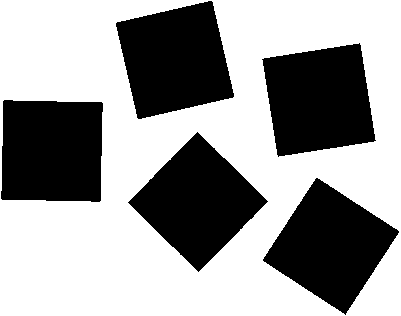
#> input picture binary.png, 401 x 316 px
$ python main.py
#> lines starting #> are read from the running program, lines starting #| are printed output that depends on the picture; after the words box and inside, x2 and y2 are one past the last pixel; in counts of white or black regions, pixels touching at a corner belong together
import random

import cv2
import numpy as np
from scipy import signal


def main():
    image = cv2.imread('binary.png')
#> image is the input picture: shape (316, 401, 3); 61.2% white; 5 black regions, box (x1, y1, x2, y2) and area: (1, 100, 103, 202) 9856, (128, 132, 268, 272) 9843, (262, 43, 376, 157) 9833, (116, 1, 234, 119) 9832, (263, 178, 399, 315) 9824
    binary = cv2.cvtColor(image, cv2.COLOR_BGR2GRAY)
    # cv2.imshow("1", binary)
    noise = add_noise(binary, 0.1)
    # [7 lines of commented-out code are left out]
    hor_contour = oriented_contour(binary)
    # ver_contour = oriented_contour(binary)
    # print(np.linalg.norm(inner_contour - inner_contour))
    cv2.imshow("1", noise)
    # cv2.imshow("2", outter_contour)
    cv2.imshow("3", hor_contour)
    # cv2.imshow("4", ver_contour)
    cv2.waitKey(0)


def reverse_decision(probability):
    return random.random() < probability


def add_noise(image, prob):
#> called with prob = 0.1
    normalized_image = image / 255
    new_image = np.zeros(image.shape, dtype=np.uint8)
    for i in range(image.shape[0]):
        for j in range(image.shape[1]):
            new_image[i][j] = (normalized_image[i][j] + 1) % 2 if reverse_decision(prob) else normalized_image[i][j]
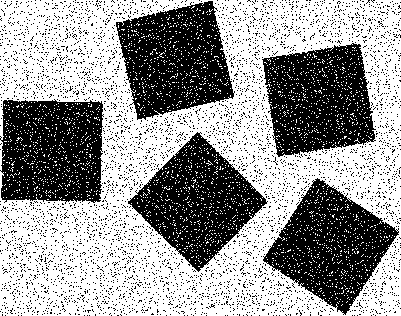
#> new_image: shape (316, 401); values 0 (black) and 1 (white), 58.9% white; 4807 black regions (4802 under 20 px), largest, box (x1, y1, x2, y2) and area: (0, 99, 104, 204) 8936, (116, 1, 235, 120) 8929, (263, 178, 399, 315) 8926, (262, 43, 376, 157) 8891, (128, 132, 268, 272) 8885
    return new_image * 255


# [10 lines left out: functions dilatation, erosion, not called in this run]


def __dilatation(image, size=3, shape='square', mask=None):
#> called with size = 3, shape = 'square', mask = array of shape (3, 3)
    mask = (get_square_mask(size) if shape == 'square' else get_cross_mask(size)) if mask is None else mask
    conv_result = signal.convolve2d(image, mask, mode='same', fillvalue=0)
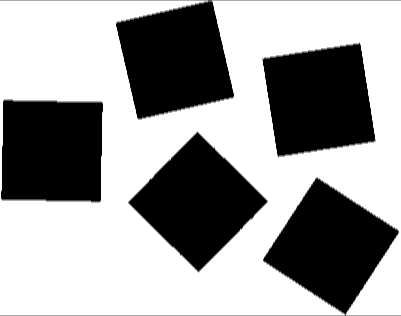
#> conv_result: shape (316, 401) float64; min 0, max 3, mean 1.83; drawn with min black and max white
    for i in range(conv_result.shape[0]):
        for j in range(conv_result.shape[1]):
            conv_result[i][j] = 1 if conv_result[i][j] > 0 else 0
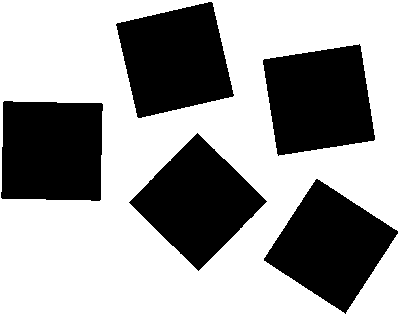
#> conv_result: shape (316, 401) float64; values 0 (black) and 1 (white), 62.1% white; 5 black regions, box (x1, y1, x2, y2) and area: (1, 101, 103, 201) 9652, (263, 44, 375, 156) 9607, (116, 2, 234, 118) 9596, (129, 133, 267, 271) 9565, (264, 179, 398, 314) 9552
    return conv_result


# [28 lines left out: functions __erosion, filter_with_table, not called in this run]


def opening(image, size, shape):
    return dilatation(erosion(image, shape, size), shape, size)


def closing(image, size, shape):
    return erosion(dilatation(image, shape, size), shape, size)


# [17 lines left out: functions noise_percentage, get_cross_mask, not called in this run]


def get_square_mask(size):
    mask = np.ones((size, size))
    return mask


# [4 lines left out: function contour, not called in this run]


def oriented_contour(image, orientation='vertical'):
    image = image / 255
    mask = np.array([[0, 1, 0], [0, 1, 0], [0, 1, 0]]) if orientation == 'vertical' else \
        np.array([[0, 0, 0], [1, 1, 1], [0, 0, 0]])
    result = __dilatation(image, mask=mask)
    contour_result = (image + result) % 2 * 255
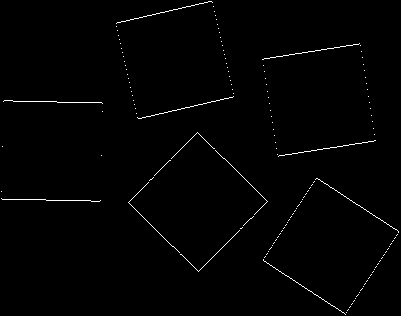
#> contour_result: shape (316, 401) float64; 0.96% white in thin lines or dots
    return contour_result


main()
